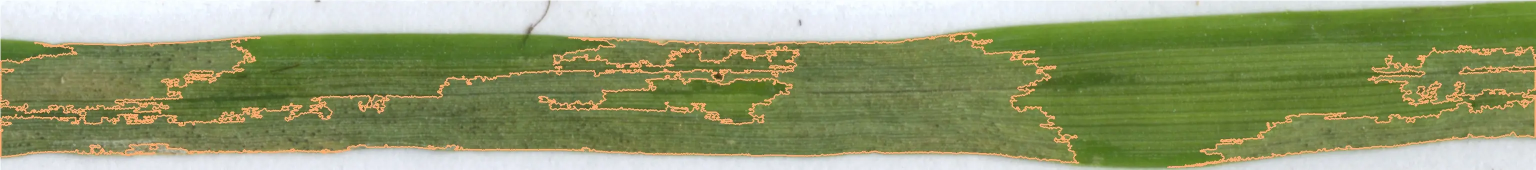
#> input picture leaf.webp, 3071 x 339 px, given as the content of the folder /Users/maximereder/PycharmProjects/pycnide/images, which was not available (shown at 1/2 size)
$ python detect_image_contours.py
#> lines starting #> are read from the running program, lines starting #| are printed output that depends on the picture; after the words box and inside, x2 and y2 are one past the last pixel; in counts of white or black regions, pixels touching at a corner belong together; pictures that were not available may be replaced by others from this repository, and a replacement may not be noted
import os
import cv2, csv
import numpy as np
from PIL import Image

def get_image_informations(directory, img, file_name, save):
#> called with file_name = 'leaf', save = True
    image = cv2.imread(img)
#> image is the input picture: shape (339, 3071, 3); mean B, G, R 111.1, 153.9, 144.5
    blurred_image = cv2.GaussianBlur(image, (5, 5), 0)
    hsv = cv2.cvtColor(blurred_image, cv2.COLOR_BGR2HSV)
#> hsv: shape (339, 3071, 3); mean H, S, V 52.3, 94.4, 158.6

    # LEAF AREA
    low_green = np.array([0, 35, 65])
    high_green = np.array([255, 255, 255])
    mask1 = cv2.inRange(hsv, low_green, high_green)
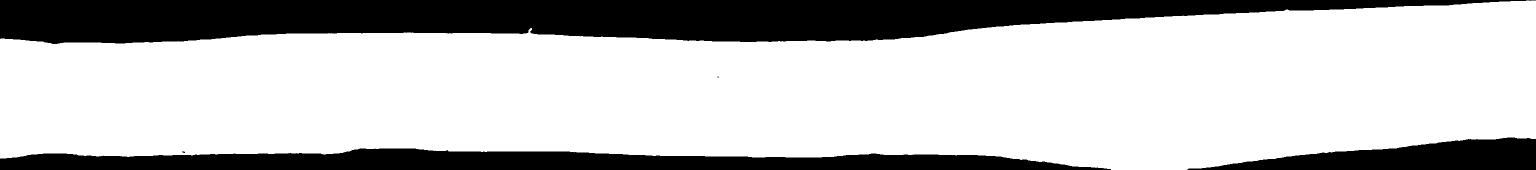
#> mask1: shape (339, 3071) (shown at 1/2 size); 74.4% white; 5 black regions (2 under 20 px)
    cnts1, h1 = cv2.findContours(mask1, cv2.RETR_TREE, cv2.CHAIN_APPROX_NONE)
#> cnts1 = 3 contours, 2 with area under 20; largest, box (x1, y1, x2, y2) and area: (0, 1, 3071, 339) 771388; h1 = [[-1, -1, 1, -1], [2, -1, -1, 0], [-1, 1, -1, 0]]

    # SAFE
    low_safe = np.array([40, 60, 30])
    high_safe = np.array([170, 255, 255])
    mask2 = cv2.inRange(hsv, low_safe, high_safe)
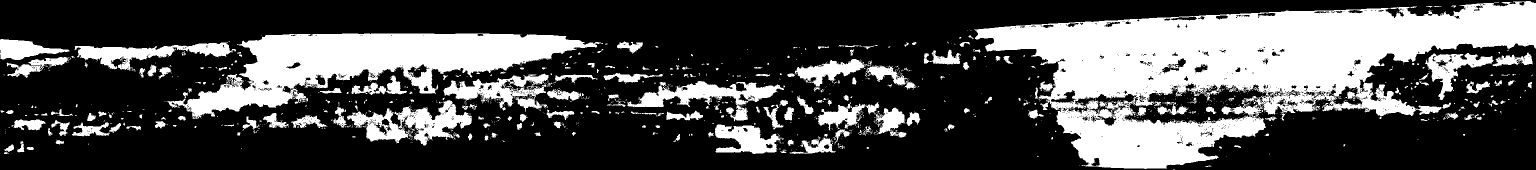
#> mask2: shape (339, 3071) (shown at 1/2 size); 30.6% white; 1223 white regions (1014 under 20 px)
    cnts2, h2 = cv2.findContours(mask2, cv2.RETR_TREE, cv2.CHAIN_APPROX_NONE)
#> cnts2 = 3370 contours, 3062 with area under 20; largest, box (x1, y1, x2, y2) and area: (1948, 2, 3071, 338) 193903, (334, 67, 1206, 238) 60965, (2249, 168, 2538, 250) 13245, (694, 200, 944, 291) 10006, (1254, 162, 1568, 243) 7800

    # NECROSIS
    low_orange = np.array([10, 100, 100])
    high_orange = np.array([18, 255, 255])
    mask3 = cv2.inRange(hsv, low_orange, high_orange)
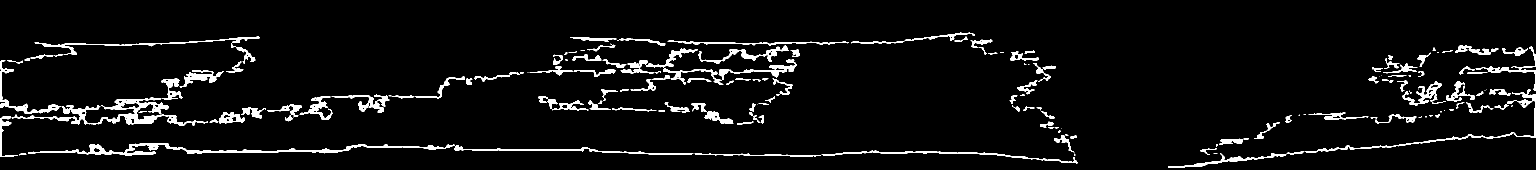
#> mask3: shape (339, 3071) (shown at 1/2 size); 5% white; 177 white regions (43 under 20 px)
    cnts3, h3 = cv2.findContours(mask3, cv2.RETR_TREE, cv2.CHAIN_APPROX_NONE)
#> cnts3 = 246 contours, 98 with area under 20; largest, box (x1, y1, x2, y2) and area: (24, 194, 416, 252) 4439, (56, 286, 909, 312) 3536, (69, 73, 519, 127) 1267, (2699, 179, 3071, 299) 1224, (0, 121, 121, 228) 1188; h3 = 246 rows, first 6: [1, -1, -1, -1], [2, 0, -1, -1], [3, 1, -1, -1], [4, 2, -1, -1], [5, 3, -1, -1], [6, 4, -1, -1]

    low_black = np.array([0, 0, 0])
    high_black = np.array([72, 99, 139])
    mask4 = cv2.inRange(hsv, low_black, high_black)
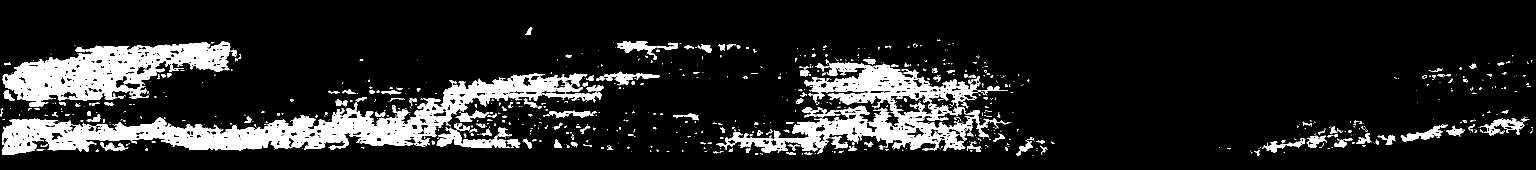
#> mask4: shape (339, 3071) (shown at 1/2 size); 13.1% white; 811 white regions (611 under 20 px)
    cnts4, h4 = cv2.findContours(mask4, cv2.RETR_TREE, cv2.CHAIN_APPROX_NONE)
#> cnts4 = 1632 contours, 1257 with area under 20; largest, box (x1, y1, x2, y2) and area: (5, 147, 1203, 310) 51506, (1432, 125, 2011, 308) 39921, (5, 83, 461, 214) 30566, (1780, 185, 1916, 233) 3418, (873, 254, 1024, 297) 2434; h4 = 1632 rows, first 6: [1, -1, -1, -1], [2, 0, -1, -1], [3, 1, -1, -1], [4, 2, -1, -1], [5, 3, -1, -1], [6, 4, -1, -1]

    min_area = 50000
    leaf_contour_viewed = []
    leaf_area = 0
    for contour in cnts1:
        area = cv2.contourArea(contour)
        leaf_area += area
        if area > min_area:
            leaf_contour_viewed.append(contour)
            cv2.drawContours(image, contour, -1, (0, 0, 255), 4)
#> this loop made 3 passes
#> (area, leaf_area) on pass 1: (771388, 771388)
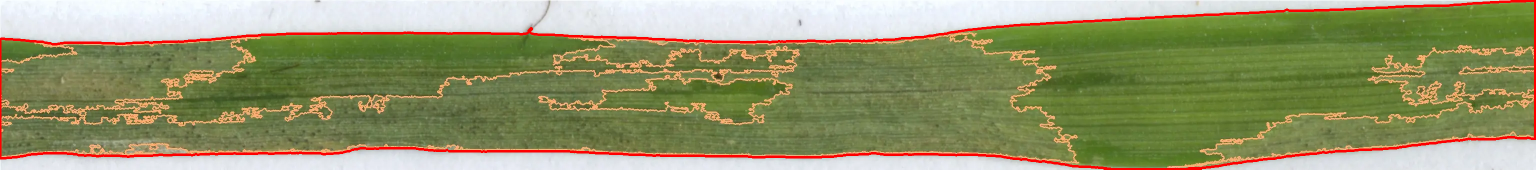
#> image: shape (339, 3071, 3) (shown at 1/2 size); 3.07% of pixels changed, all inside (x1, y1, x2, y2) = (0, 0, 3071, 339)
#> after the loop, leaf_area = 771416; leaf_contour_viewed = 1 contour; box (x1, y1, x2, y2) and area: (0, 1, 3071, 339) 771388

    safe_contours = []
    necrosis_areas = []
    necrosis_number = []
    pycnides_areas = []
    pycnides_number = []
    for i in range(len(leaf_contour_viewed)):
        safe_contours.append([])
        necrosis_number.append(0)
        necrosis_areas.append(0)
        pycnides_areas.append(0)
        pycnides_number.append(0)
#> this loop made 1 pass
#> after the loop, necrosis_areas = [0]; necrosis_number = [0]; pycnides_areas = [0]; pycnides_number = [0]; safe_contours = [[]]

    min_area = 1000
    for i in range(len(h2[0])):
        current_contour = [int(n) for n in cnts2[i][0][0]]
        area = cv2.contourArea(cnts2[i])
        if area > min_area:
            for y in range(len(leaf_contour_viewed)):
                if cv2.pointPolygonTest(leaf_contour_viewed[y], current_contour, False) != -1:
                    safe_contours[y].append(cnts2[i])
                    cv2.drawContours(image, cnts2[i], -1, (200, 200, 200), 4)
#> this loop made 3370 passes
#> (current_contour, area) on passes 9, 23, 27: ([1566, 300], 21.5), ([55, 294], 56.5), ([2471, 290], 27.5)
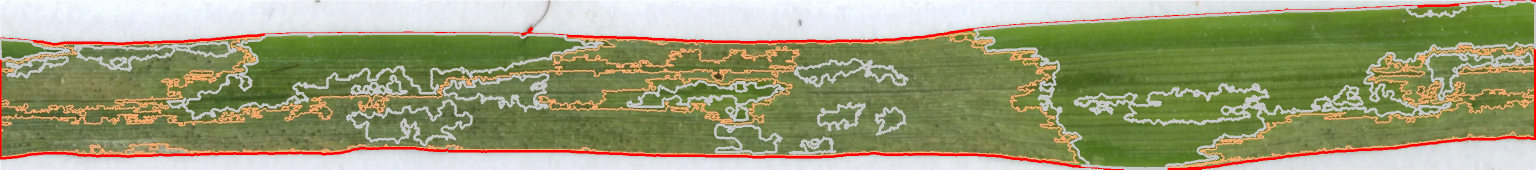
#> image: shape (339, 3071, 3) (shown at 1/2 size); 7.6% of pixels changed, all inside (x1, y1, x2, y2) = (0, 0, 3071, 339)

    if len(cnts3) > 0:
        min_area = 300
        for i in range(len(h3[0])):
            current_contour = [int(n) for n in cnts3[i][0][0]]
            if h3[0][i][3] != -1:
                area = cv2.contourArea(cnts3[i])
                if area > min_area:
                    for y in range(len(leaf_contour_viewed)):
                        if cv2.pointPolygonTest(leaf_contour_viewed[y], current_contour, False) == 1:
                            necrosis_areas[len(leaf_contour_viewed)-1-y] += area
                            necrosis_number[len(leaf_contour_viewed)-1-y] += 1
#> this loop made 246 passes
#> (current_contour, area) on passes 12, 49, 54, 55, 57, 59: ([189, 296], 93.5), ([2675, 231], 66), ([453, 238], 26), ([468, 233], 78.5), ([449, 229], 73.5), ([1430, 231], 22)
#> area on passes 91, 93, 94, 97, 101, 102: 79, 34, 64.5, 39.5, 38, 312.5
#> after the loop, necrosis_areas = [312.5]; necrosis_number = [1]

    pycnide_contour = []
    if len(cnts4) > 0:
        max_area = 500000
        for i in range(len(h4[0])):
            current_contour = [int(n) for n in cnts4[i][0][0]]
            if h4[0][i][3] != -1:
                area = cv2.contourArea(cnts4[i])
                if area < max_area:
                    in_area = False
                    for y in range(len(leaf_contour_viewed)):
                        print(y)
                        # On itère dans chaque safe zone de chaque feuille
                        for z in range(len(safe_contours[y])):
                            if cv2.pointPolygonTest(safe_contours[y][z], current_contour, False) == 1:
                                in_area = True
                        if cv2.pointPolygonTest(leaf_contour_viewed[y], current_contour, False) == 1:
                            if not in_area:
                                cv2.drawContours(image, cnts4[i], -1, (150, 150, 255), 2)
                                pycnides_areas[len(leaf_contour_viewed)-1-y] += area
                                pycnides_number[len(leaf_contour_viewed)-1-y] += 1
#> this loop made 1632 passes
#> area on passes 151, 173, 276, 277: 20.5, 51.5, 24.5, 31
#> current_contour on passes 1 to 6: [2065, 311], [1629, 307], [1625, 307], [1604, 307], [1524, 307], [1520, 306]
#| 0
#| 0
#| 0
#| 0
#| 0
#| 0
#| 0
#| 0
#> (further printed lines are left out)
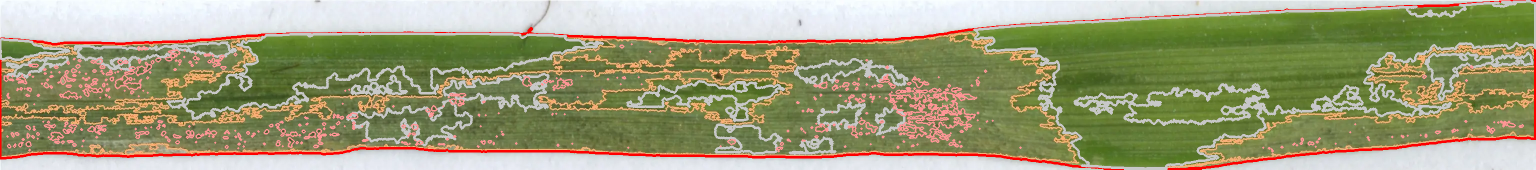
#> image: shape (339, 3071, 3) (shown at 1/2 size); 2.7% of pixels changed, all inside (x1, y1, x2, y2) = (7, 86, 3048, 305)
#> after the loop, pycnides_areas = [20209]; pycnides_number = [710]

    if save:
        cv2.imwrite(directory + '/Out/' + file_name + '.jpg', image)

    rows = []
    for i in range(len(leaf_contour_viewed)):
        row = []
        row.append(file_name + '__' + str(i))
        row.append(necrosis_number[i])
        row.append(necrosis_areas[i])
        row.append(pycnides_number[i])
        row.append(pycnides_areas[i])
        rows.append(row)
#> after the loop, rows = [['leaf__0', 1, 312.5, 710, 20209]]
    return rows

def start_analysis(directory, result, save):
    if not os.path.exists(directory + '/JPG'):
        os.mkdir(directory + '/JPG')
    if not os.path.exists(directory + '/Out') and save:
        os.mkdir(directory + '/Out')
    for file in os.listdir(directory):
        if file.endswith(".tif"):
            image = Image.open(directory + '/' + file)
            image.convert("RGB").save(directory + '/JPG/' + file.split('.')[0] + '.jpg', "JPEG", quality=100)

    with open(result, 'w', encoding='UTF8', newline='') as f:
        writer = csv.writer(f)
        writer.writerow(['leaf', 'necrosis_number', 'necrosis_area', 'pycnidia_number', 'pycnidia_area'])
        for file in os.listdir(directory + '/JPG'):
            rows = get_image_informations(directory, directory + '/JPG/' + file, file.split('.')[0], save)
#> rows = [['leaf__0', 1, 312.5, 710, 20209]]
            writer.writerows(rows)

start_analysis('/Users/maximereder/PycharmProjects/pycnide/images', '/Users/maximereder/PycharmProjects/pycnide/images/result.csv', True)
